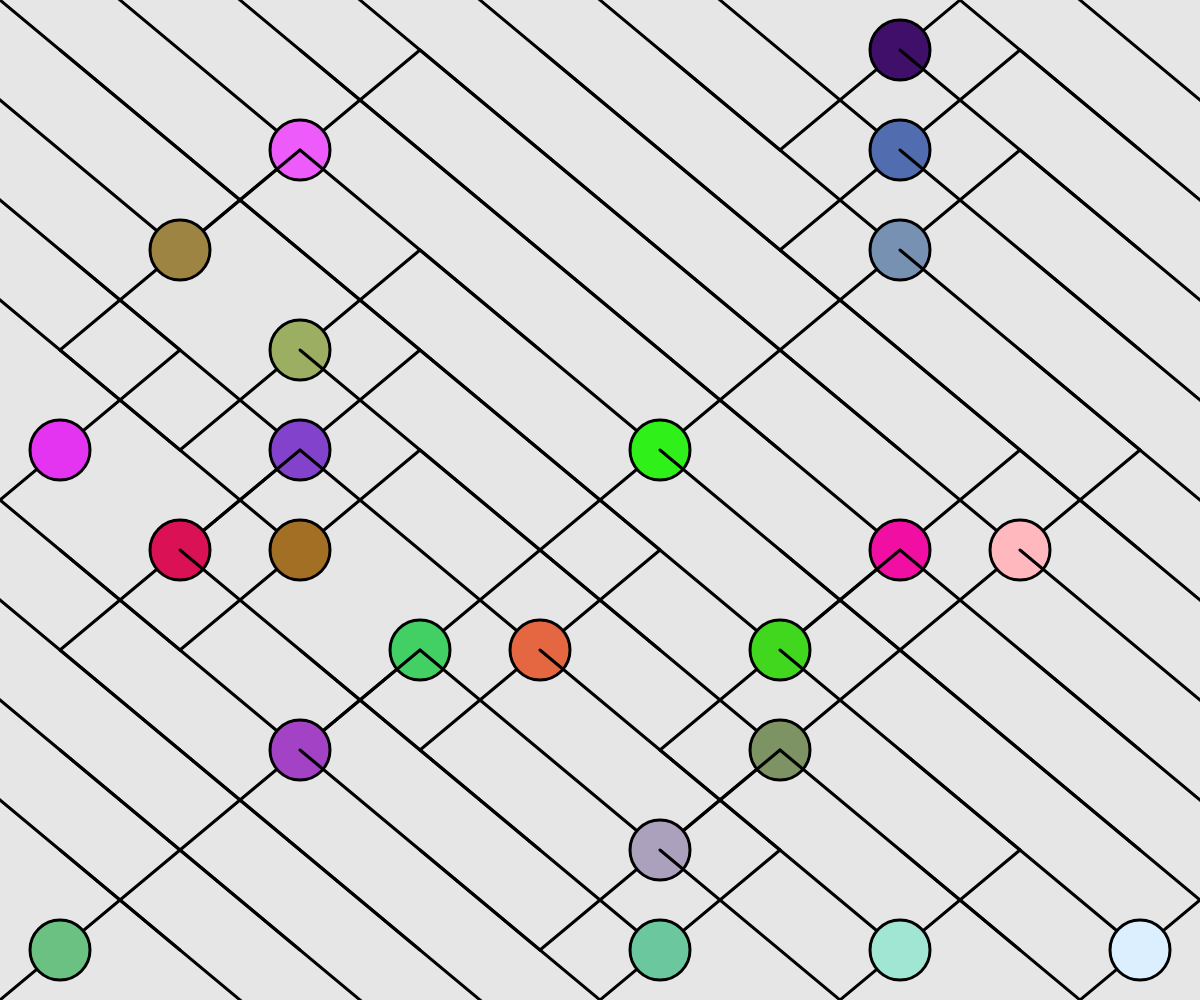
Frame 1 (no input)
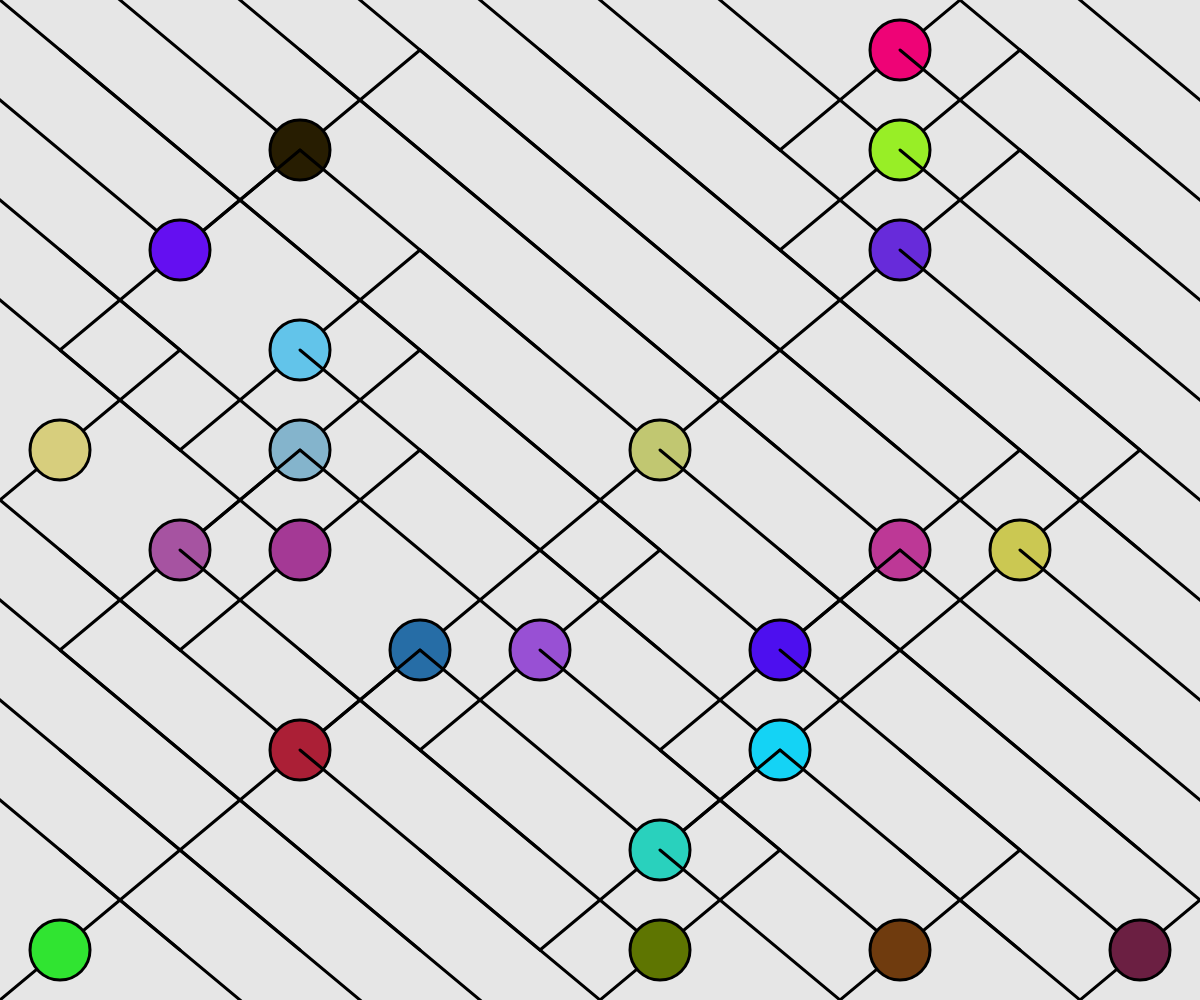
Frame 2 (the mouse pressed at the canvas centre, redrawn once)

The p5.js sketch that drew these frames (run headless with seeded random() and noise() and a simulated clock; the mouse was pressed at the canvas centre and the sketch redrawn once):

// p5.js sketch
// ── sketch.js
numCols = 10;
numRows = 10; // Add number of rows for the grid
randomNumbers = [];

function setup() {
  createCanvas(windowWidth, windowHeight);
  noFill();
  strokeWeight(3);
  rectMode(CENTER);

   // Generate random numbers for each grid position
   for (let row = 0; row < numRows; row++) {
     for (let col = 0; col < numCols; col++) {
       randomNumbers.push(random(0,1));// a random value between 0 - 1
     }
   }
}

function draw() {
  background(230);

  let symbolWidth = width / numCols;
  let symbolHeight = height / numRows;

  // Nested loops to create a grid
  for (let row = 0; row < numRows; row++) {
    for (let col = 0; col < numCols; col++) {
      
      // Calculate array index for this grid position
      let index = row * numCols + col;
      let probability = randomNumbers[index]; // get our random number out of the array
      
      // Calculate x and y position for this grid cell
      let x = col * symbolWidth + symbolWidth / 2;
      let y = row * symbolHeight + symbolHeight / 2;
      
      //approximately 40% chance it's a circle
      if(probability < 0.2){
        drawShape(x, y, symbolWidth, symbolHeight);
      }else{
         // draw rectangle
        drawOtherShape(x, y, symbolWidth, symbolHeight);
      }
    }
  }
}

function drawShape(x,y,w,h){
  
  // Draw the line first (so it appears behind the circle)
  line(x + w, y - h, x - w, y + h);
  
  // Then draw the circle on top
  fill(random(255),random(255),random(255));
  noLoop();
  ellipse(x,y,w-(w/2),w-(w/2));

}

function drawOtherShape(x,y,w,h){

  line(x - w, y - h, x + w, y + h);
}

function windowResized() {
  resizeCanvas(windowWidth, windowHeight);
}
